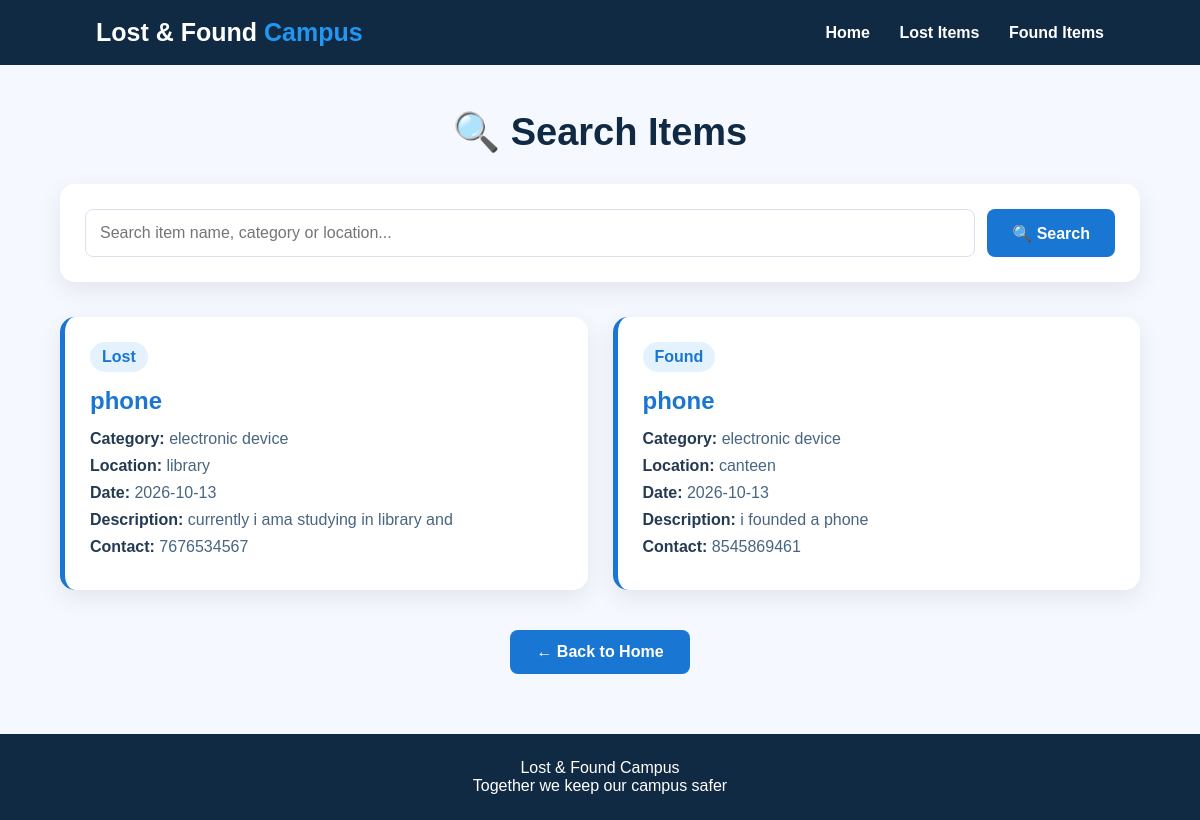
Before: /search with the older database file.
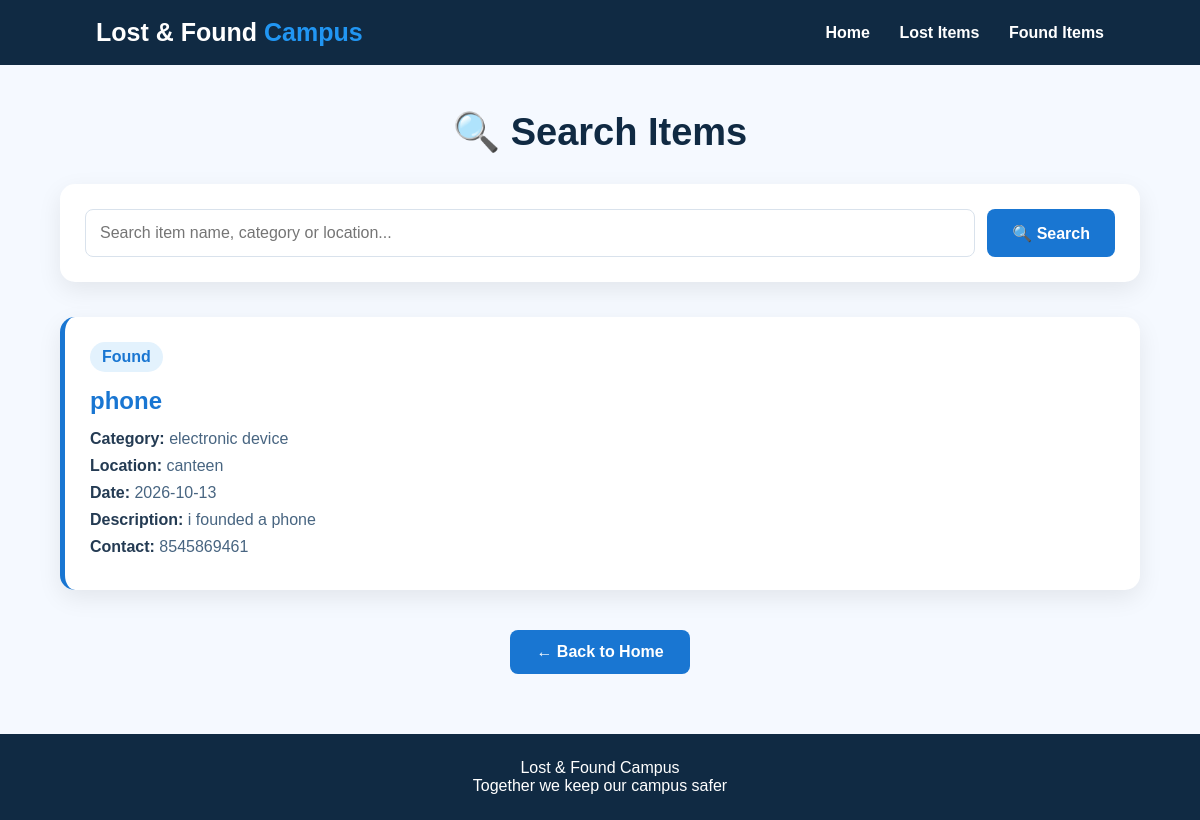
After: the same page with the newer database file.
### tables this page shows
CREATE TABLE items (
            id INTEGER PRIMARY KEY AUTOINCREMENT,
            item_name TEXT NOT NULL,
            category TEXT NOT NULL,
            location TEXT NOT NULL,
            date TEXT NOT NULL,
            description TEXT,
            contact TEXT NOT NULL,
            item_type TEXT NOT NULL
        );

### app.py (the view)
@app.route("/search")
def search():
    query = request.args.get("q", "")
    conn = sqlite3.connect("lost_found.db")
    cursor = conn.cursor()
    cursor.execute("""
        SELECT * FROM items
        WHERE item_name LIKE ?
        OR category LIKE ?
        OR location LIKE ?
    """, (
        "%" + query + "%",
        "%" + query + "%",
        "%" + query + "%"
    ))
    items = cursor.fetchall()
    conn.close()
    return render_template("search.html", items=items, query=query)

### templates/search.html (shortened to what this page needs)
<!DOCTYPE html>
<html lang="en">
<head>
</head>
<body>
<header>
    <div class="logo">
        Lost & Found <span>Campus</span>
    </div>
    <nav>
        <a href="/">Home</a>
        <a href="/lost-items">Lost Items</a>
        <a href="/found-items">Found Items</a>
    </nav>
</header>
<div class="container">
    <h1>🔍 Search Items</h1>
    <form class="search-box" action="/search" method="GET">
        <input
            type="text"
            name="q"
            value="{{ query }}"
            placeholder="Search item name, category or location..."
            required
        >
        <button type="submit">
            🔍 Search
        </button>
    </form>
    {% if items %}
    <div class="items-container">
        {% for item in items %}
        <div class="item-card">
            <span class="type">
                {{ item[7] }}
            </span>
            <h2 class="item-name">
                {{ item[1] }}
            </h2>
            <p>
                <strong>Category:</strong>
                {{ item[2] }}
            </p>
            <p>
                <strong>Location:</strong>
                {{ item[3] }}
            </p>
            <p>
                <strong>Date:</strong>
                {{ item[4] }}
            </p>
            <p>
                <strong>Description:</strong>
                {{ item[5] }}
            </p>
            <p>
                <strong>Contact:</strong>
                {{ item[6] }}
            </p>
        </div>
        {% endfor %}
    </div>
    {% endif %}
    <a class="back-btn" href="/">
        ← Back to Home
    </a>
</div>
<footer>
    Lost & Found Campus
    <br>
    Together we keep our campus safer
</footer>
</body>
</html>

Changed rows visible on the page:
removed items: item_type "Lost", item_name "phone", category "electronic device", location "library", date "2026-10-13", description "currently i ama studying in library and", contact "7676534567"
